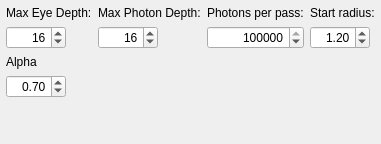
                    <widget class="QWidget" name="siSPPMCfg">
                     <layout class="QGridLayout" name="gridLayout">
                      <property name="margin">
                       <number>6</number>
                      </property>
                      <item row="0" column="0">
                       <widget class="QFrame" name="fr5">
                        <property name="sizePolicy">
                         <sizepolicy hsizetype="Preferred" vsizetype="Fixed">
                          <horstretch>0</horstretch>
                          <verstretch>0</verstretch>
                         </sizepolicy>
                        </property>
                        <layout class="QVBoxLayout" name="verticalLayout_11">
                         <property name="margin">
                          <number>0</number>
                         </property>
                         <item>
                          <widget class="QLabel" name="lblCameraPasses">
                           <property name="maximumSize">
                            <size>
                             <width>150</width>
                             <height>16777215</height>
                            </size>
                           </property>
                           <property name="text">
                            <string>Max Eye Depth:</string>
                           </property>
                          </widget>
                         </item>
                         <item>
                          <widget class="QSpinBox" name="maxEyeDepth">
                           <property name="maximumSize">
                            <size>
                             <width>60</width>
                             <height>16777215</height>
                            </size>
                           </property>
                           <property name="alignment">
                            <set>Qt::AlignRight|Qt::AlignTrailing|Qt::AlignVCenter</set>
                           </property>
                           <property name="buttonSymbols">
                            <enum>QAbstractSpinBox::UpDownArrows</enum>
                           </property>
                           <property name="accelerated">
                            <bool>false</bool>
                           </property>
                           <property name="minimum">
                            <number>8</number>
                           </property>
                           <property name="maximum">
                            <number>64</number>
                           </property>
                           <property name="value">
                            <number>16</number>
                           </property>
                          </widget>
                         </item>
                        </layout>
                       </widget>
                      </item>
                      <item row="0" column="1">
                       <widget class="QFrame" name="fr4">
                        <property name="sizePolicy">
                         <sizepolicy hsizetype="Preferred" vsizetype="Fixed">
                          <horstretch>0</horstretch>
                          <verstretch>0</verstretch>
                         </sizepolicy>
                        </property>
                        <layout class="QVBoxLayout" name="verticalLayout_12">
                         <property name="margin">
                          <number>0</number>
                         </property>
                         <item>
                          <widget class="QLabel" name="lblCameraPasses_2">
                           <property name="maximumSize">
                            <size>
                             <width>150</width>
                             <height>16777215</height>
                            </size>
                           </property>
                           <property name="text">
                            <string>Max Photon Depth:</string>
                           </property>
                          </widget>
                         </item>
                         <item>
                          <widget class="QSpinBox" name="maxPhotonDepth">
                           <property name="minimumSize">
                            <size>
                             <width>0</width>
                             <height>0</height>
                            </size>
                           </property>
                           <property name="maximumSize">
                            <size>
                             <width>60</width>
                             <height>16777215</height>
                            </size>
                           </property>
                           <property name="alignment">
                            <set>Qt::AlignRight|Qt::AlignTrailing|Qt::AlignVCenter</set>
                           </property>
                           <property name="buttonSymbols">
                            <enum>QAbstractSpinBox::UpDownArrows</enum>
                           </property>
                           <property name="accelerated">
                            <bool>false</bool>
                           </property>
                           <property name="minimum">
                            <number>8</number>
                           </property>
                           <property name="maximum">
                            <number>64</number>
                           </property>
                           <property name="value">
                            <number>16</number>
                           </property>
                          </widget>
                         </item>
                        </layout>
                       </widget>
                      </item>
                      <item row="0" column="2">
                       <widget class="QFrame" name="fr6">
                        <property name="sizePolicy">
                         <sizepolicy hsizetype="Preferred" vsizetype="Fixed">
                          <horstretch>0</horstretch>
                          <verstretch>0</verstretch>
                         </sizepolicy>
                        </property>
                        <layout class="QVBoxLayout" name="verticalLayout_16">
                         <property name="margin">
                          <number>0</number>
                         </property>
                         <item>
                          <widget class="QLabel" name="lblCameraPasses_3">
                           <property name="maximumSize">
                            <size>
                             <width>150</width>
                             <height>16777215</height>
                            </size>
                           </property>
                           <property name="text">
                            <string>Photons per pass:</string>
                           </property>
                          </widget>
                         </item>
                         <item>
                          <widget class="QSpinBox" name="photonsPerPass">
                           <property name="maximumSize">
                            <size>
                             <width>130</width>
                             <height>16777215</height>
                            </size>
                           </property>
                           <property name="alignment">
                            <set>Qt::AlignRight|Qt::AlignTrailing|Qt::AlignVCenter</set>
                           </property>
                           <property name="buttonSymbols">
                            <enum>QAbstractSpinBox::UpDownArrows</enum>
                           </property>
                           <property name="accelerated">
                            <bool>false</bool>
                           </property>
                           <property name="minimum">
                            <number>8</number>
                           </property>
                           <property name="maximum">
                            <number>100000000</number>
                           </property>
                           <property name="singleStep">
                            <number>100</number>
                           </property>
                           <property name="value">
                            <number>1000000</number>
                           </property>
                          </widget>
                         </item>
                        </layout>
                       </widget>
                      </item>
                      <item row="0" column="3">
                       <widget class="QFrame" name="fr7">
                        <property name="sizePolicy">
                         <sizepolicy hsizetype="Preferred" vsizetype="Fixed">
                          <horstretch>0</horstretch>
                          <verstretch>0</verstretch>
                         </sizepolicy>
                        </property>
                        <layout class="QVBoxLayout" name="verticalLayout_13">
                         <property name="margin">
                          <number>0</number>
                         </property>
                         <item>
                          <widget class="QLabel" name="lblCameraPasses_5">
                           <property name="maximumSize">
                            <size>
                             <width>150</width>
                             <height>16777215</height>
                            </size>
                           </property>
                           <property name="text">
                            <string>Start radius:</string>
                           </property>
                          </widget>
                         </item>
                         <item>
                          <widget class="QDoubleSpinBox" name="startRadius">
                           <property name="maximumSize">
                            <size>
                             <width>60</width>
                             <height>16777215</height>
                            </size>
                           </property>
                           <property name="alignment">
                            <set>Qt::AlignRight|Qt::AlignTrailing|Qt::AlignVCenter</set>
                           </property>
                           <property name="singleStep">
                            <double>0.100000000000000</double>
                           </property>
                           <property name="value">
                            <double>1.200000000000000</double>
                           </property>
                          </widget>
                         </item>
                        </layout>
                       </widget>
                      </item>
                      <item row="1" column="0">
                       <widget class="QFrame" name="fr2">
                        <property name="sizePolicy">
                         <sizepolicy hsizetype="Preferred" vsizetype="Fixed">
                          <horstretch>0</horstretch>
                          <verstretch>0</verstretch>
                         </sizepolicy>
                        </property>
                        <layout class="QVBoxLayout" name="verticalLayout_15">
                         <property name="margin">
                          <number>0</number>
                         </property>
                         <item>
                          <widget class="QLabel" name="lblCameraPasses_7">
                           <property name="maximumSize">
                            <size>
                             <width>150</width>
                             <height>16777215</height>
                            </size>
                           </property>
                           <property name="text">
                            <string>Alpha</string>
                           </property>
                          </widget>
                         </item>
                         <item>
                          <widget class="QDoubleSpinBox" name="sppmAlpha">
                           <property name="maximumSize">
                            <size>
                             <width>60</width>
                             <height>16777215</height>
                            </size>
                           </property>
                           <property name="alignment">
                            <set>Qt::AlignRight|Qt::AlignTrailing|Qt::AlignVCenter</set>
                           </property>
                           <property name="singleStep">
                            <double>0.100000000000000</double>
                           </property>
                           <property name="value">
                            <double>0.700000000000000</double>
                           </property>
                          </widget>
                         </item>
                        </layout>
                       </widget>
                      </item>
                      <item row="2" column="0">
                       <spacer name="verticalSpacer_8">
                        <property name="orientation">
                         <enum>Qt::Vertical</enum>
                        </property>
                        <property name="sizeHint" stdset="0">
                         <size>
                          <width>20</width>
                          <height>40</height>
                         </size>
                        </property>
                       </spacer>
                      </item>
                     </layout>
                    </widget>
